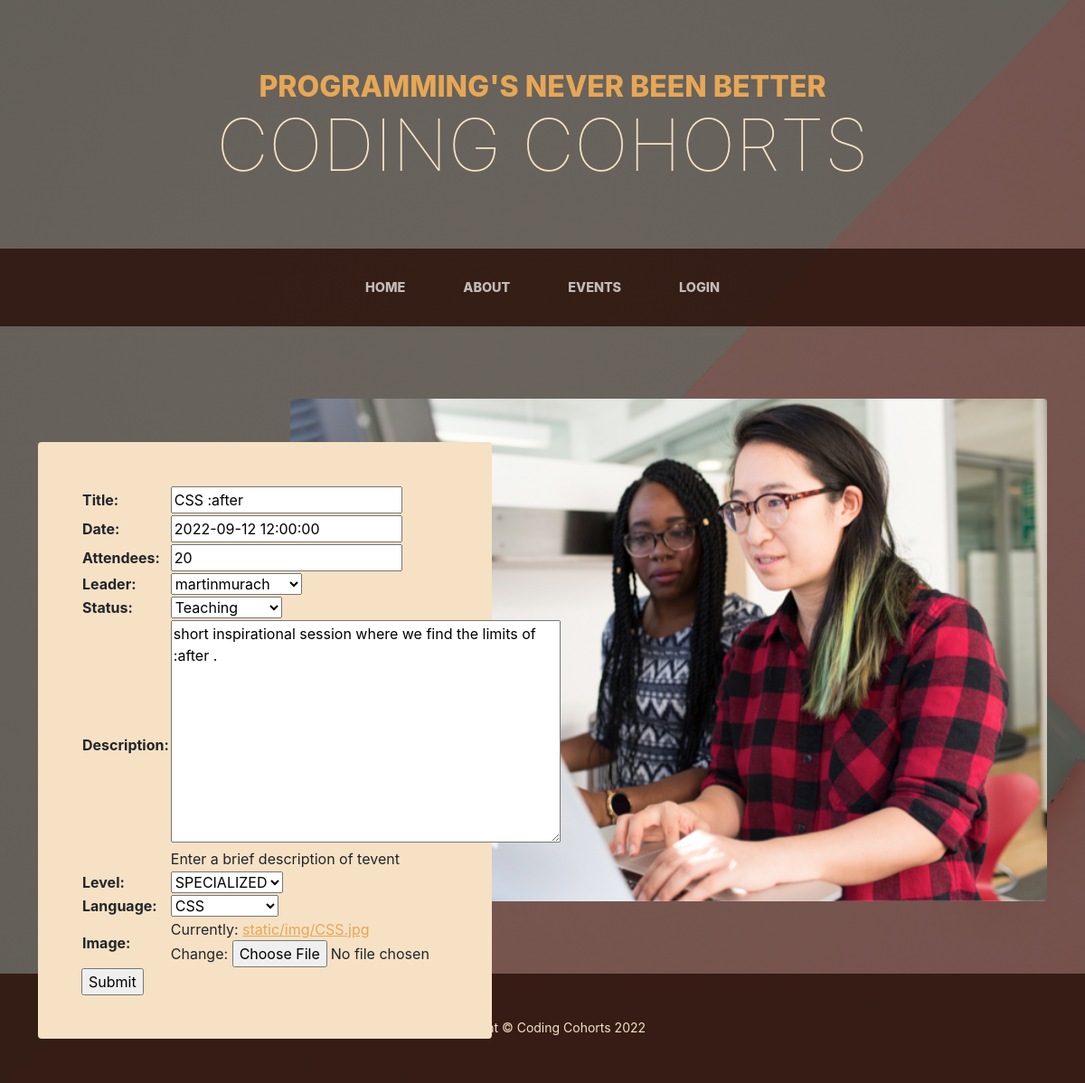
The app's page /catalog/event/2/update/, older data.
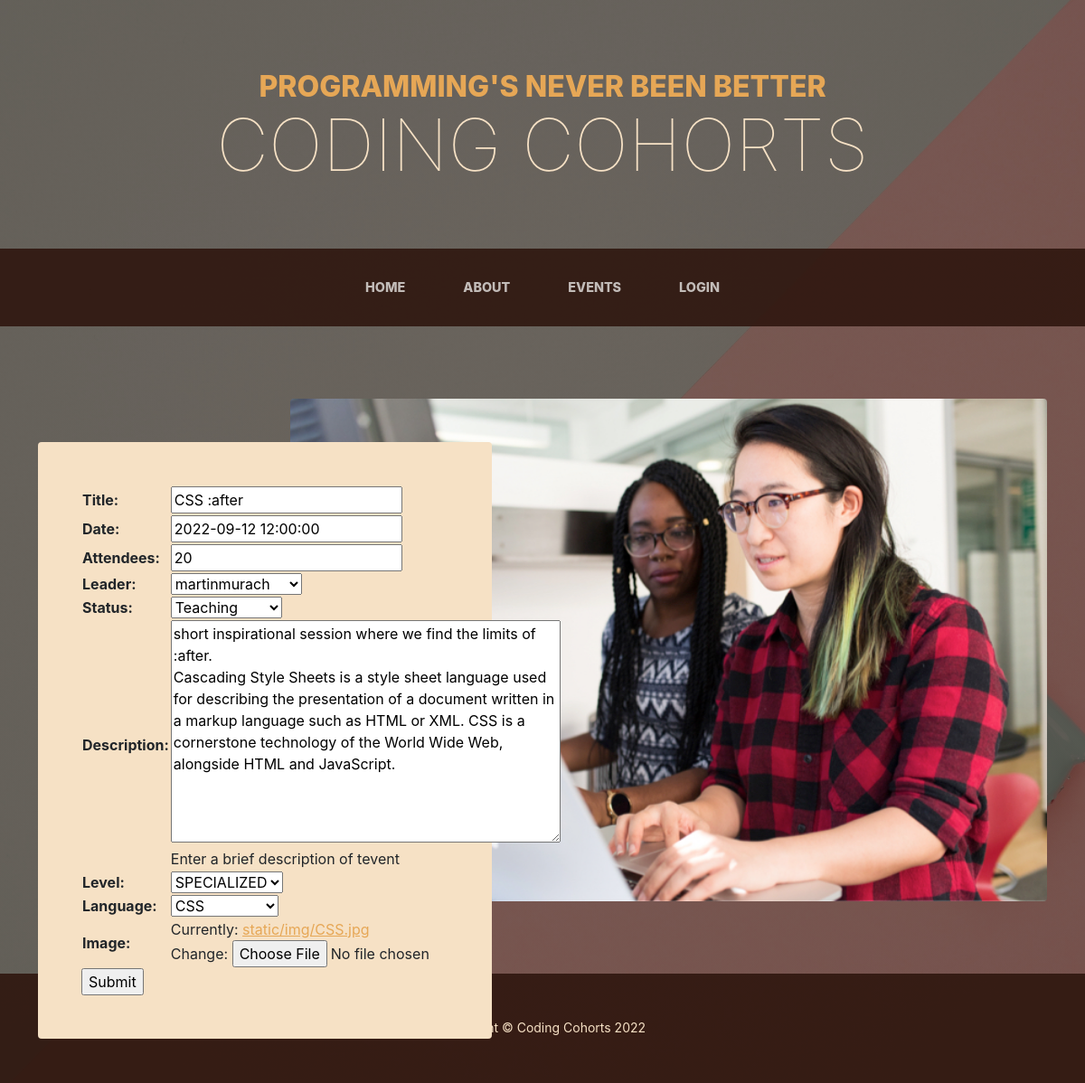
The same page, newer data.
### catalog/models.py (models this page shows, shortened)
class Event(models.Model):
    title = models.CharField(max_length=200)
    date = models.DateTimeField(blank=True)
    attendees = models.IntegerField(default=20)
    leader = models.ForeignKey(User, on_delete=models.SET_NULL, null=True)
    STATUS = (
        ('t', 'Teaching'),
        ('n', 'Not Teaching'),
    )
    status = models.CharField(
        max_length=1,
        choices=STATUS,
        blank=True,
        default='t',
    )
    description = models.TextField(max_length=1000,
                                   help_text='Enter a brief description of tevent')
    LEVEL_CHOICES = (
        ('all levels', 'ALL'),
        ('beginner', 'BEGINNER'),
        ('specialized', 'SPECIALIZED'),
    )
    level = models.CharField(max_length=15, choices=LEVEL_CHOICES, default='all')
    LANGUAGE_CHOICES = (
        ('api', 'API'),
        ('css', 'CSS'),
        ('data', 'DATA'),
        ('html', 'HTML'),
        ('javascript', 'JAVASCRIPT'),
    )
    language = models.CharField(max_length=15, choices=LANGUAGE_CHOICES, default='html')
    image = models.ImageField(upload_to='static/img/')

### catalog/views.py (the view)
# urls.py: path('event/<int:pk>/update/', views.EventUpdate.as_view(), name='event-update'),
class EventUpdate(UpdateView):
    model = Event
    fields = ['title', 'date', 'attendees', 'leader', 'status', 'description', 'status',
              'level', 'language', 'image']

### catalog/templates/catalog/event_form.html (shortened to what this page needs)
{% extends "base_generic.html" %}
{% block content %}
    <section class="page-section clearfix">
        <div class="container">
            <div class="intro">
                <img class="intro-img img-fluid mb-3 mb-lg-0 rounded"
                     src="/static/img/admin-screen.jpg"
                     alt="two people working at computer"/>
                <div class="intro-text left-0 text-left bg-faded p-5 rounded">
                    <form action="" method="post">
                        <table>
                            {{ form.as_table }}
                        </table>
                        <input type="submit" value="Submit">
                    </form>
                </div>
            </div>
        </div>
    </section>
{% endblock %}

Row changes from the older to the newer data that the page shows:
changed Event "CSS :after": description "short inspirational session where we find the limits of :after ." → "…find the limits of :after. Cascading Style Sheets is a style sheet language used for describing the presentation of a document written in a markup language such as HTML or XML. CSS is a cornerstone technology of the World Wide Web, alongside HTML and JavaScript."
